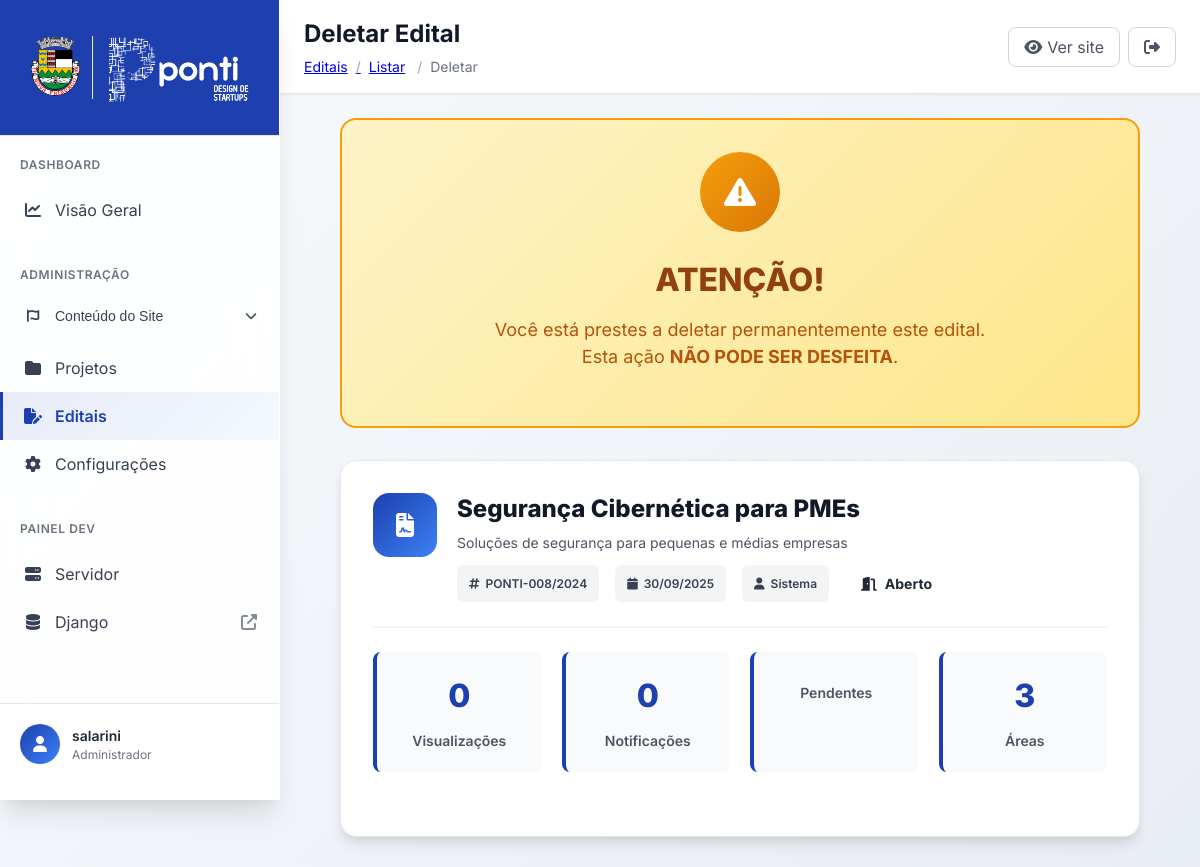
/editais/admin/editais/16/deletar/ (signed in, upper part), run on an earlier commit of the app's database.
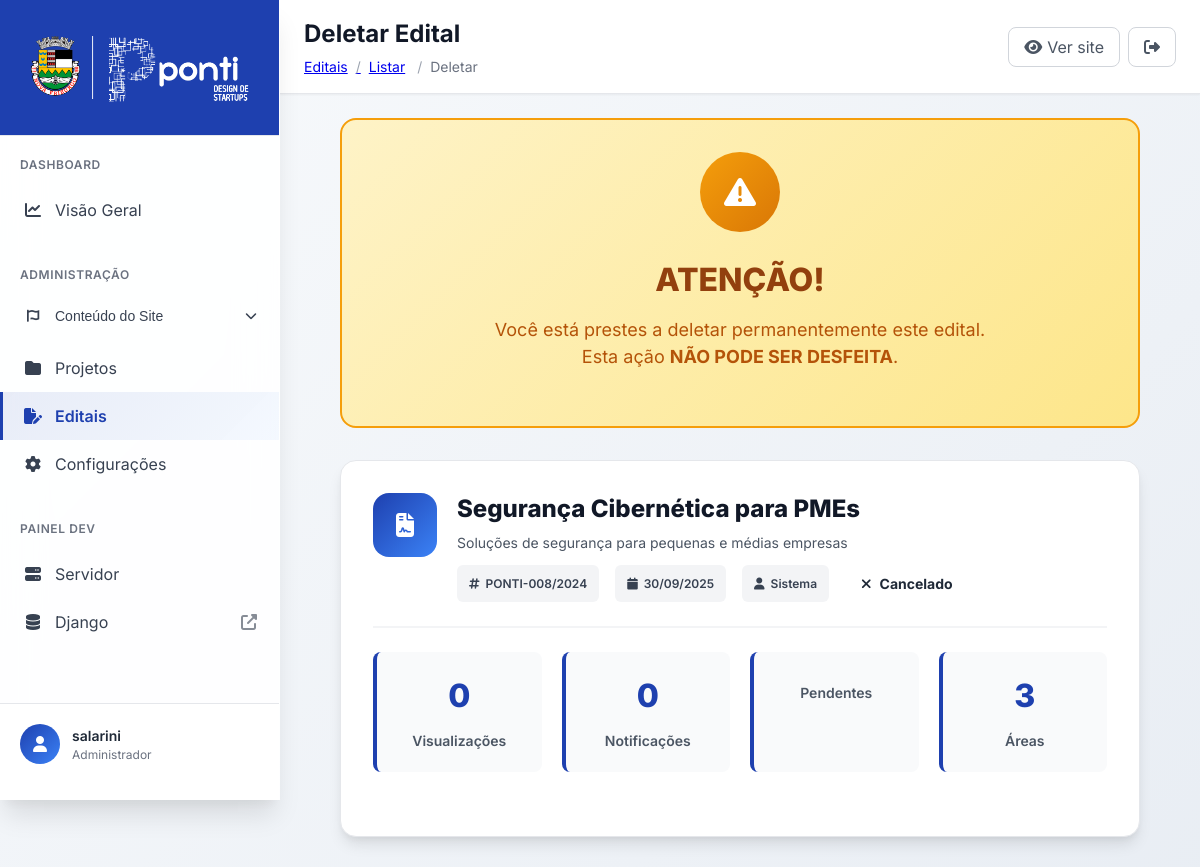
And on a later commit of the database.
### editais/models.py (models this page shows, shortened)
class Edital(models.Model):
    STATUS_CHOICES = [
        ('rascunho', 'Rascunho'),
        ('em_breve', 'Em Breve'),
        ('aberto', 'Aberto'),
        ('encerrado', 'Encerrado'),
        ('suspenso', 'Suspenso'),
        ('cancelado', 'Cancelado'),
    ]
    MODALIDADE_CHOICES = [
        ('fomento', 'Fomento'),
        ('aceleracao', 'Aceleração'),
        ('premio', 'Prêmio'),
        ('chamada_publica', 'Chamada Pública'),
        ('outro', 'Outro'),
    ]
    titulo = models.CharField(
        max_length=200,
        verbose_name="Título do Edital",
        help_text="Ex: EDITAL SECTIDE 001/2025"
    )
    numero_edital = models.CharField(
        max_length=50,
        unique=True,
        verbose_name="Número do Edital",
        help_text="Ex: SECTIDE-001/2025"
    )
    slug = models.SlugField(
        max_length=200,
        unique=True,
        verbose_name="Slug",
        help_text="Gerado automaticamente a partir do título"
    )
    subtitulo = models.CharField(
        max_length=300,
        verbose_name="Subtítulo",
        help_text="Descrição breve do edital"
    )
    descricao_completa = models.TextField(
        verbose_name="Descrição Completa",
        help_text="Descrição detalhada do edital"
    )
    categoria = models.ForeignKey(
        CategoriaEdital,
        on_delete=models.CASCADE,
        verbose_name="Categoria"
    )
    areas_interesse = models.ManyToManyField(
        AreaInteresse,
        blank=True,
        verbose_name="Áreas de Interesse",
        help_text="Áreas temáticas do edital"
    )
    modalidade = models.CharField(
        max_length=20,
        choices=MODALIDADE_CHOICES,
        default='fomento',
        verbose_name="Modalidade"
    )
    status = models.CharField(
        max_length=20,
        choices=STATUS_CHOICES,
        default='rascunho',
        verbose_name="Status"
    )
    data_publicacao = models.DateTimeField(
        blank=True,
        null=True,
        verbose_name="Data de Publicação"
    )
    data_abertura = models.DateTimeField(
        blank=True,
        null=True,
        verbose_name="Data de Abertura",
        help_text="Quando as inscrições se iniciam"
    )
    data_encerramento = models.DateTimeField(
        verbose_name="Data de Encerramento",
        help_text="Quando as inscrições se encerram"
    )
    numero_desafios = models.PositiveIntegerField(
        blank=True,
        null=True,
        verbose_name="Número de Desafios",
        help_text="Quantidade de desafios ou vagas (se aplicável)"
    )
    valor_premio = models.DecimalField(
        max_digits=12,
        decimal_places=2,
        blank=True,
        null=True,
        verbose_name="Valor do Prêmio",
        help_text="Valor total em R$ (se aplicável)"
    )
    arquivo_edital = models.FileField(
        upload_to=edital_upload_path,
        blank=True,
        null=True,
        validators=[FileExtensionValidator(['pdf', 'doc', 'docx'])],
        verbose_name="Arquivo do Edital",
        help_text="Arquivo PDF ou DOC do edital completo"
    )
    link_inscricao = models.URLField(
        blank=True,
        verbose_name="Link de Inscrição",
        help_text="URL para inscrições (se externo)"
    )
    link_mais_informacoes = models.URLField(
        blank=True,
        verbose_name="Link Mais Informações",
        help_text="URL para mais informações"
    )
    destaque = models.BooleanField(
        default=False,
        verbose_name="Destacar",
        help_text="Destacar este edital na listagem"
    )
    cor_status = models.CharField(
        max_length=7,
        blank=True,
        verbose_name="Cor do Status",
        help_text="Cor personalizada para o status (opcional)"
    )
    data_criacao = models.DateTimeField(
        default=timezone.now,
        verbose_name="Data de Criação"
    )
    data_atualizacao = models.DateTimeField(
        auto_now=True,
        verbose_name="Última Atualização"
    )
    criado_por = models.ForeignKey(
        'auth.User',
        on_delete=models.SET_NULL,
        null=True,
        blank=True,
        verbose_name="Criado por"
    )
    visualizacoes = models.PositiveIntegerField(
        default=0,
        verbose_name="Visualizações"
    )
    class Meta:
        verbose_name = "Edital"
        verbose_name_plural = "Editais"
        ordering = ['-data_criacao', '-destaque']
    @property
    def icone_status(self):
        icones = {
            'rascunho': 'fas fa-edit',
            'em_breve': 'fas fa-clock',
            'aberto': 'fas fa-door-open',
            'encerrado': 'fas fa-lock',
            'suspenso': 'fas fa-pause',
            'cancelado': 'fas fa-times',
        }
        return icones.get(self.status, 'fas fa-file-alt')

### editais/views.py (the view)
# urls.py: path('admin/editais/<int:edital_id>/deletar/', views.admin_deletar_edital, name='admin_deletar_edital'),
@login_required
@user_passes_test(staff_required)
def admin_deletar_edital(request, edital_id):
    edital = get_object_or_404(Edital, id=edital_id)
    if request.method == 'POST':
        titulo = edital.titulo
        edital.delete()
        messages.success(request, f'Edital "{titulo}" deletado com sucesso!')
        return redirect('editais:admin_listar_editais')
    context = {
        'edital': edital,
        'total_notificacoes': NotificacaoEdital.objects.filter(edital=edital).count(),
    }
    return render(request, 'editais/admin/deletar.html', context)

### editais/views.py (called while the page is built)
def staff_required(user):
    return user.is_staff

### editais/templates/editais/admin/deletar.html (shortened to what this page needs)
{% extends 'core_admin/base.html' %}
{% load static %}
{% block page_title %}Deletar Edital{% endblock %}
{% block breadcrumb %}
<a href="{% url 'editais:admin_dashboard' %}" class="breadcrumb-item">Editais</a>
<span class="breadcrumb-item">
    <a href="{% url 'editais:admin_listar_editais' %}">Listar</a>
</span>
<span class="breadcrumb-item active">Deletar</span>
{% endblock %}
{% block content %}
<div class="delete-container">
    <div class="warning-card">
        <div class="warning-icon">
            <i class="fas fa-exclamation-triangle"></i>
        </div>
        <h1 class="warning-title">ATENÇÃO!</h1>
        <p class="warning-subtitle">
            Você está prestes a deletar permanentemente este edital.<br>
            Esta ação <strong>NÃO PODE SER DESFEITA</strong>.
        </p>
    </div>
    <div class="edital-info-card">
        <div class="edital-header">
            <div class="edital-icon">
                <i class="fas fa-file-contract"></i>
            </div>
            <div class="edital-details" style="flex: 1;">
                <h2>{{ edital.titulo }}</h2>
                <p>{{ edital.subtitulo }}</p>
                <div class="edital-meta">
                    <span class="meta-badge">
                        <i class="fas fa-hashtag"></i>
                        {{ edital.numero_edital }}
                    </span>
                    <span class="meta-badge">
                        <i class="fas fa-calendar"></i>
                        {{ edital.data_criacao|date:"d/m/Y" }}
                    </span>
                    {% if edital.criado_por %}
                    <span class="meta-badge">
                        <i class="fas fa-user"></i>
                        {{ edital.criado_por.get_full_name|default:edital.criado_por.username }}
                    </span>
                    {% else %}
                    <span class="meta-badge">
                        <i class="fas fa-user"></i>
                        Sistema
                    </span>
                    {% endif %}
                    <span class="status-badge status-{{ edital.status }}">
                        <i class="{{ edital.icone_status }}"></i>
                        {{ edital.get_status_display }}
                    </span>
                </div>
            </div>
        </div>
        <div class="stats-grid">
            <div class="stat-item">
                <span class="stat-number">{{ edital.visualizacoes }}</span>
                <span class="stat-label">Visualizações</span>
            </div>
            <div class="stat-item">
                <span class="stat-number">{{ total_notificacoes }}</span>
                <span class="stat-label">Notificações</span>
            </div>
            <div class="stat-item">
                <span class="stat-label">Pendentes</span>
            </div>
            <div class="stat-item">
                <span class="stat-number">{{ edital.areas_interesse.count }}</span>
                <span class="stat-label">Áreas</span>
            </div>
        </div>
    </div>
</div>
{% endblock %}

What changed in the data, as far as the page shows it:
changed Edital "Segurança Cibernética para PMEs": status "Aberto" → "Cancelado"
